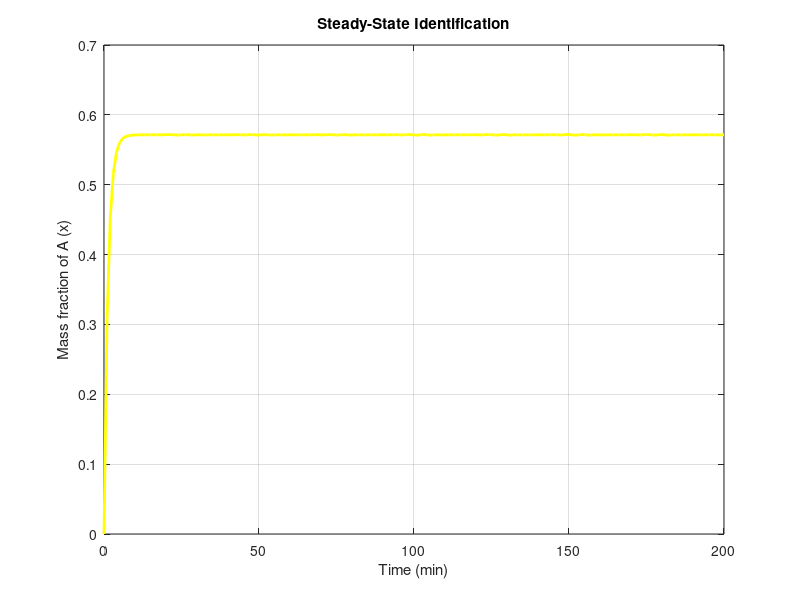
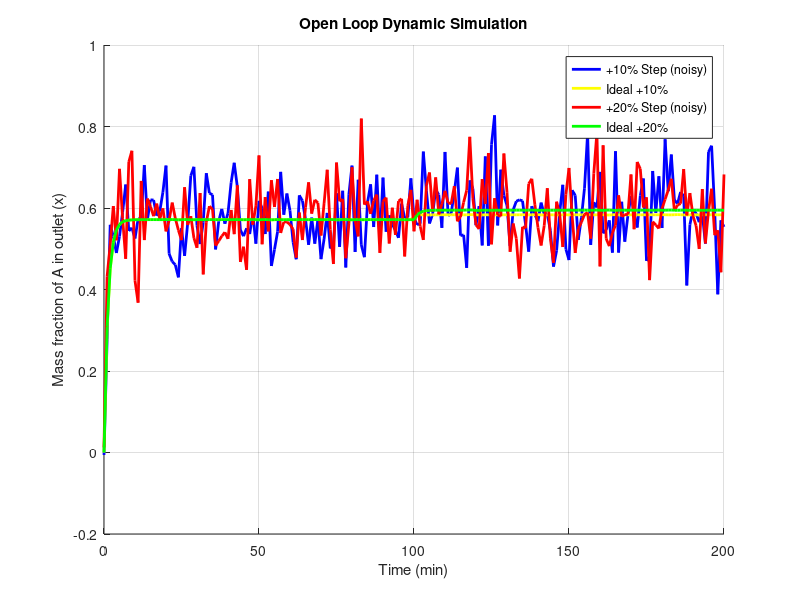

Recreate these plots in MATLAB, in order. (Note: this script raises an error after producing the figures.)
clc; clear; close all;
fprintf('Blending Process Simulation\n')
% Install Control System Toolbox, Symbolic Math Toolbox


%% --- Display Manipulated, Controlled, and Disturbance Variables ---
fprintf('\nManipulated Variable  : w2 \n')
fprintf('Controlled Variable   : x  \n')
fprintf('Disturbance Variable  : x1 \n')

% V is the internal condition of system which is given in starting line.
fprintf('State Variable        : V  \n\n')


%% We define function

global w1 w2 x1 x2 rho

w1 = 500;
w2 = 200;
x1 = 0.4;
x2 = 1;
rho = 900;
V = 1;

sampling_time = 1;
N = 200;

function dV = dV_dt(V,w2_current)    % In this V, w2 are variables
    global w1 rho
    dV = (w1 + w2_current - ( w1 + w2_current)) / rho;
end

function dVx = dVx_dt(V,x,w2_current)     % In this V, w2, x are variables
    global w1 x1 x2 rho
    dVx = ( w1*x1 + w2_current*x2 - ( w1 + w2_current)*x ) / ( rho*V );

end


%% --- Steady-State Simulation ---

sampling_time = 1;
N = 200;

% Time is changing from 0 to 200 with differance of sampling_time (1)
% we are starting from 0 because there is no time delay
tspan = 0:sampling_time:N;

V0 = 1;                % initial volume
x0 = 0;                % I am assuming initial fraction is zero
y0 = [V0; x0];


% Define ODE function with variables of t, y (where y have two variables
% y(1) is V and y(2 is x)) at the value w2 = 200
ode_steady = @(t, y) [dV_dt(y(1), w2); dVx_dt(y(1), y(2), w2)];


% Run ODE45 simulation over time 
[t_steady, y_steady] = ode45(ode_steady, tspan, y0);


% First cloumn y is volume and second is molel fraction
% here y(1) is v cloume and it is constant with the value of 1
V = y_steady(:,1);
x = y_steady(:,2);

figure;
plot(t_steady, x, 'y', 'LineWidth', 2);
xlabel('Time (min)');
ylabel('Mass fraction of A (x)');
title('Steady-State Identification');
grid on;



%% Open Loop Dynamic Simulation


w2_ss = w2; % store steady-state value

% we are changing value of w2 with some step change
step_changes = [0.10, 0.20];  % +10% and +20% step increases

t_step = 100;                 % time of step

out_profiles = {};

% we run a for loop for two step change
for i = 1:length(step_changes)
    
    w2_step = w2_ss * (1 + step_changes(i)); % new w2 value
    
    % Define w2(t) its means that before t=100 value of w2 remians same but
    % after t=100 we are doing some step change in w2
    w2_func = @(t) (t < t_step)*w2_ss + (t >= t_step)*w2_step;
    

    % Define ODE at w2_func which is change according to time
    ode_open_loop = @(t, y) [dV_dt(y(1), w2_func(t)); dVx_dt(y(1), y(2), w2_func(t)) ];
    
    % We simulate ODE45
    [t, y] = ode45(ode_open_loop, tspan, y0);
    
    V = y(:,1);
    x = y(:,2);
    
    % Add 1% measurement noise
    noise_var = 0.01 * mean(abs(x));
    x_noisy = x + sqrt(noise_var) * randn(size(x));
    
    % Now we are storing our all values like time, step change fraction, step change noise 
    out_profiles{i} = struct('t', t, 'x', x, 'x_noisy', x_noisy);
end

%Plot results
figure; hold on;
noisy = ['b','r'];
ideal = ['y','g'];

for i = 1:length(step_changes)
    plot(out_profiles{i}.t, out_profiles{i}.x_noisy, noisy(i), 'LineWidth', 2); hold on;
    plot(out_profiles{i}.t, out_profiles{i}.x, ideal(i), 'LineWidth', 2);
end

xlabel('Time (min)');
ylabel('Mass fraction of A in outlet (x)');
title('Open Loop Dynamic Simulation');
legend('+10% Step (noisy)', 'Ideal +10%', '+20% Step (noisy)', 'Ideal +20%');
grid on;


%% Calculate Kp and Tau by theoritacal without Step chnage


% Analytical steady-state at operating point
x_ss_theori = (w1*x1 + w2_ss*x2) / (w1 + w2_ss);

% Linearized (infinitesimal) gain and analytic tau
Kp_theori = (x2 - x_ss_theori) / (w1 + w2_ss);   % = w1*(x2-x1)/(w1+w2)^2
tau_theori = (rho * V0) / (w1 + w2_ss);

fprintf('ANALYTIC results without Step change:\n');
fprintf('  x_ss (Steady) = %.4f\n', x_ss_theori);
fprintf('  Kp            = %.6f\n', Kp_theori);
fprintf('  tau           = %.6f min\n\n', tau_theori);




%% --- Calculate Kp and Tau ---


for idx = 1:length(step_changes)
    t = out_profiles{idx}.t;
    x = out_profiles{idx}.x;

    % Steady values
    x0 = mean(x(30:99));      % We took steady state value as
    x_ss = mean(x(130:end));  % final steady
    delta_x = x_ss - x0;
    
    delta_w2 = w2_ss * step_changes(idx);
    
    % Process gain
    Kp(idx) = delta_x / delta_w2;
    
    % Time constant (63.2% rise)
    % after step chage how much time it take to become steady
    % So we find steady value after step change and substract it from at step change
    x_target = x0 + 0.632 * delta_x;
    [~ , idx_tau] = min(abs(x - x_target));
    tau(idx) = t(idx_tau) - t(t_step);


    fprintf('Step +%.0f%%:\n  x0_mean = %.6f\n  xf_mean = %.6f\n  delta_x = %.6f\n  delta_w2 = %.3f kg/min\n  Kp_step = %.6f\n  tau_step = %.4f min\n\n', ...
        step_changes(idx)*100, x0, x_ss, delta_x, delta_w2, Kp(idx), tau(idx));

end


%% Linearization and Simulation of Linear State Space Model and Stability Analysis

% Steady-state calculations
w = w1 + w2;               % steady-state outlet flow
x0 = (w1*x1 + w2*x2)/w;    % steady-state outlet composition


% Nonlinear model:
% f = dx/dt = (1/(rho*V))*(w1*(x1 - x) + w2*(x2 - x))
% here x, w2, x1 are variables. We apply Taylor's series expansion
% Linearization around steady state
% A = ∂(f)/∂x
% B1 = ∂(f)/∂w2  (manipulated variable)
% B2 = ∂(f)/∂x1  (disturbance variable)

A  = -(w1 + w2)/(rho * V0);
V1 = (x2 - x0)/(rho * V0);
V2 = w1/(rho * V0);
C  = 1;
D  = [0 0];

fprintf('---- Linearized Model Matrices ----\n');
fprintf('\n[A: %.4f , B1: %.4f, B2: %.4f]\n\n',A, V1, V2)

syms x w2 x1 real
% Nonlinear function definition
f = (1/(rho*V0)) * (w1*(x1 - x) + w2*(x2 - x));   % dx/dt expression

% Jacobians
A1  = simplify(diff(f, x));   % ∂f/∂x
V11 = simplify(diff(f, w2));  % ∂f/∂w2  -> Manipulated variable
V21 = simplify(diff(f, x1));  % ∂f/∂x1  -> Disturbance variable

% Substitute steady-state values
A_val  = double(subs(A1, [x, w2, x1], [x0, w2_ss, x1]));
V1_val = double(subs(V11, [x, w2, x1], [x0, w2_ss, x1]));
V2_val = double(subs(V21, [x, w2, x1], [x0, w2_ss, x1]));

% Display results
fprintf('---- Linearized Model (Jacobian Method) ----\n');
fprintf('A  = ∂f/∂x  = %.6f\n', A_val);
fprintf('V1 = ∂f/∂w2 = %.6f\n', V1_val);
fprintf('V2 = ∂f/∂x1 = %.6f\n', V2_val);

%%
fprintf('\n---- MISO ----\n')
% build MISO
B_val = [V1_val V2_val];  % [input: w2 , disturbance: x1]
sys_lin = ss(A_val, B_val, C, D);

% Convert to Transfer Function (each input separately)
[num1, den] = ss2tf(A_val, B_val(:,1), C, D(:,1));   % From w2 → x
[num2, ~]   = ss2tf(A_val, B_val(:,2), C, D(:,2));   % From x1 → x

G_w2 = tf(num1, den);   % Manipulated variable (input)
G_x1 = tf(num2, den);   % Disturbance variable

fprintf('\n---- Transfer Functions ----\n');
disp('From w2 → x :')
G_w2
disp('From x1 → x :')
G_x1


% Stability analysis
poles = pole(G_w2);
fprintf('\n---- Poles ----')
fprintf('\nSystem Poles: %.4f\n',poles);

if all(real(poles) < 0)
    disp('System is Stable (all poles negative)');
else
    disp('System is Unstable (pole(s) positive or zero)');
end




%% Step Response Comparison for w2 step changes (10% & 20%)
t = 0:1:200;           % time (s)
dt = 1;                % integration step
V = V0;

clear x w2 x1

w2 = 200;
x1 = 0.4;

% Define step magnitudes (in %)
colors = ['b', 'y'];   % blue for 10%, red for 20%

figure; hold on;

for i = 1:length(step_changes)

    % Nonlinear model
    x_nonlinear = x0;
    x_store = zeros(size(t));

    % we start a for loop w.r.t time
    for k = 1:length(t)
        if t(k) > 100   % there is step change
            w2_input = (1 + step_changes(i)) * w2;
        else
            w2_input = w2;
        end
        dx_dt = (1/(rho*V)) * (w1*(x1 - x_nonlinear) + w2_input*(x2 - x_nonlinear));
        x_nonlinear = x_nonlinear + dx_dt*dt;
        x_store(k) = x_nonlinear;
    end

    % Linear model 
    u = zeros(length(t),2);     % we are take two column for w2 and x1
    u(t >= 100,1) = step_changes(i) * w2;   % step change in w2
    u(:,2) = 0;                     % no change in x1
    % we apply linear simulation function. we linerize wrt to w2 and t
    [x_lin, t_lin] = lsim(sys_lin, u, t);

    % plot
    plot(t, x_store, colors(i), 'LineWidth', 1.5);
    plot(t_lin, x0 + x_lin(:,1), [colors(i) '--'], 'LineWidth', 1.5);
end

xlabel('Time (s)');
ylabel('Mass fraction of A, x');
title('Comparison: Nonlinear vs Linear Response for 10% and 20% Step in w_2');
legend('Nonlinear (10%)','Linear (10%)','Nonlinear (20%)','Linear (20%)');
grid on;
